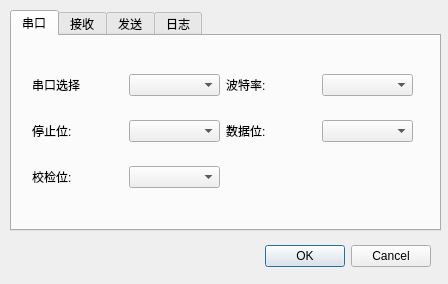
<?xml version="1.0" encoding="UTF-8"?>
<ui version="4.0">
 <class>setting</class>
 <widget class="QDialog" name="setting">
  <property name="geometry">
   <rect>
    <x>0</x>
    <y>0</y>
    <width>448</width>
    <height>284</height>
   </rect>
  </property>
  <property name="windowTitle">
   <string>Dialog</string>
  </property>
  <widget class="QDialogButtonBox" name="buttonBox">
   <property name="geometry">
    <rect>
     <x>130</x>
     <y>240</y>
     <width>301</width>
     <height>32</height>
    </rect>
   </property>
   <property name="orientation">
    <enum>Qt::Horizontal</enum>
   </property>
   <property name="standardButtons">
    <set>QDialogButtonBox::Cancel|QDialogButtonBox::Ok</set>
   </property>
  </widget>
  <widget class="QTabWidget" name="tabWidget">
   <property name="geometry">
    <rect>
     <x>10</x>
     <y>10</y>
     <width>431</width>
     <height>221</height>
    </rect>
   </property>
   <property name="currentIndex">
    <number>0</number>
   </property>
   <widget class="QWidget" name="tab">
    <attribute name="title">
     <string>串口</string>
    </attribute>
    <widget class="QWidget" name="gridLayoutWidget">
     <property name="geometry">
      <rect>
       <x>20</x>
       <y>20</y>
       <width>381</width>
       <height>151</height>
      </rect>
     </property>
     <layout class="QGridLayout" name="gridLayout">
      <item row="2" column="3">
       <widget class="QComboBox" name="cbData"/>
      </item>
      <item row="0" column="2">
       <widget class="QLabel" name="label">
        <property name="text">
         <string>波特率:</string>
        </property>
       </widget>
      </item>
      <item row="2" column="1">
       <widget class="QComboBox" name="cbStop"/>
      </item>
      <item row="2" column="2">
       <widget class="QLabel" name="label_3">
        <property name="text">
         <string>数据位:</string>
        </property>
       </widget>
      </item>
      <item row="3" column="1">
       <widget class="QComboBox" name="cbCheck"/>
      </item>
      <item row="3" column="0">
       <widget class="QLabel" name="label_4">
        <property name="text">
         <string>校检位:</string>
        </property>
       </widget>
      </item>
      <item row="0" column="3">
       <widget class="QComboBox" name="cbBaud"/>
      </item>
      <item row="0" column="0">
       <widget class="QLabel" name="label_7">
        <property name="text">
         <string>串口选择</string>
        </property>
       </widget>
      </item>
      <item row="0" column="1">
       <widget class="QComboBox" name="cbPort"/>
      </item>
      <item row="2" column="0">
       <widget class="QLabel" name="label_2">
        <property name="text">
         <string>停止位:</string>
        </property>
       </widget>
      </item>
     </layout>
    </widget>
   </widget>
   <widget class="QWidget" name="tab_2">
    <attribute name="title">
     <string>接收</string>
    </attribute>
    <widget class="QCheckBox" name="hexcheckBox">
     <property name="geometry">
      <rect>
       <x>40</x>
       <y>30</y>
       <width>84</width>
       <height>20</height>
      </rect>
     </property>
     <property name="text">
      <string>Hex显示</string>
     </property>
    </widget>
    <widget class="QCheckBox" name="timecheckBox">
     <property name="geometry">
      <rect>
       <x>160</x>
       <y>30</y>
       <width>92</width>
       <height>20</height>
      </rect>
     </property>
     <property name="text">
      <string>显示时间</string>
     </property>
    </widget>
    <widget class="QCheckBox" name="wordcheckBox">
     <property name="geometry">
      <rect>
       <x>40</x>
       <y>80</y>
       <width>92</width>
       <height>20</height>
      </rect>
     </property>
     <property name="text">
      <string>黑底绿字</string>
     </property>
    </widget>
    <widget class="QCheckBox" name="rowcheckBox">
     <property name="geometry">
      <rect>
       <x>160</x>
       <y>80</y>
       <width>91</width>
       <height>20</height>
      </rect>
     </property>
     <property name="text">
      <string>自动换行</string>
     </property>
    </widget>
   </widget>
   <widget class="QWidget" name="tab_3">
    <attribute name="title">
     <string>发送</string>
    </attribute>
    <widget class="QCheckBox" name="autocheckBox">
     <property name="geometry">
      <rect>
       <x>40</x>
       <y>30</y>
       <width>92</width>
       <height>20</height>
      </rect>
     </property>
     <property name="text">
      <string>自动发送</string>
     </property>
    </widget>
    <widget class="QCheckBox" name="newcheckBox">
     <property name="geometry">
      <rect>
       <x>160</x>
       <y>30</y>
       <width>112</width>
       <height>20</height>
      </rect>
     </property>
     <property name="text">
      <string>发送新行</string>
     </property>
    </widget>
    <widget class="QLabel" name="label_9">
     <property name="geometry">
      <rect>
       <x>40</x>
       <y>90</y>
       <width>72</width>
       <height>22</height>
      </rect>
     </property>
     <property name="text">
      <string> 周期(ms)</string>
     </property>
    </widget>
    <widget class="QSpinBox" name="cycle">
     <property name="geometry">
      <rect>
       <x>130</x>
       <y>90</y>
       <width>91</width>
       <height>22</height>
      </rect>
     </property>
     <property name="minimum">
      <number>1</number>
     </property>
     <property name="maximum">
      <number>100000</number>
     </property>
     <property name="singleStep">
      <number>10</number>
     </property>
    </widget>
   </widget>
   <widget class="QWidget" name="tab_4">
    <attribute name="title">
     <string>日志</string>
    </attribute>
   </widget>
  </widget>
 </widget>
 <resources/>
 <connections>
  <connection>
   <sender>buttonBox</sender>
   <signal>accepted()</signal>
   <receiver>setting</receiver>
   <slot>accept()</slot>
   <hints>
    <hint type="sourcelabel">
     <x>248</x>
     <y>254</y>
    </hint>
    <hint type="destinationlabel">
     <x>157</x>
     <y>274</y>
    </hint>
   </hints>
  </connection>
  <connection>
   <sender>buttonBox</sender>
   <signal>rejected()</signal>
   <receiver>setting</receiver>
   <slot>reject()</slot>
   <hints>
    <hint type="sourcelabel">
     <x>316</x>
     <y>260</y>
    </hint>
    <hint type="destinationlabel">
     <x>286</x>
     <y>274</y>
    </hint>
   </hints>
  </connection>
 </connections>
</ui>
